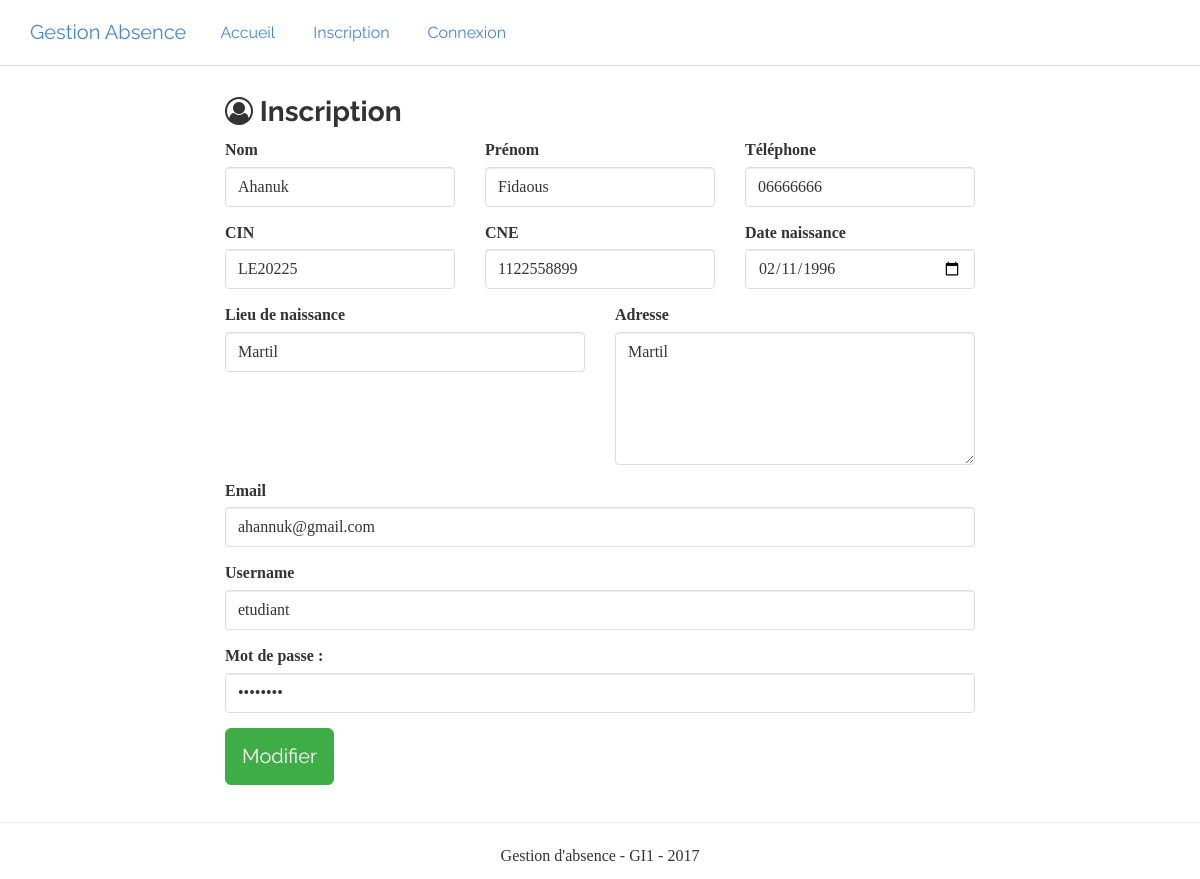
Before: /modifier_etudiant.php?id=1 with the older database file.
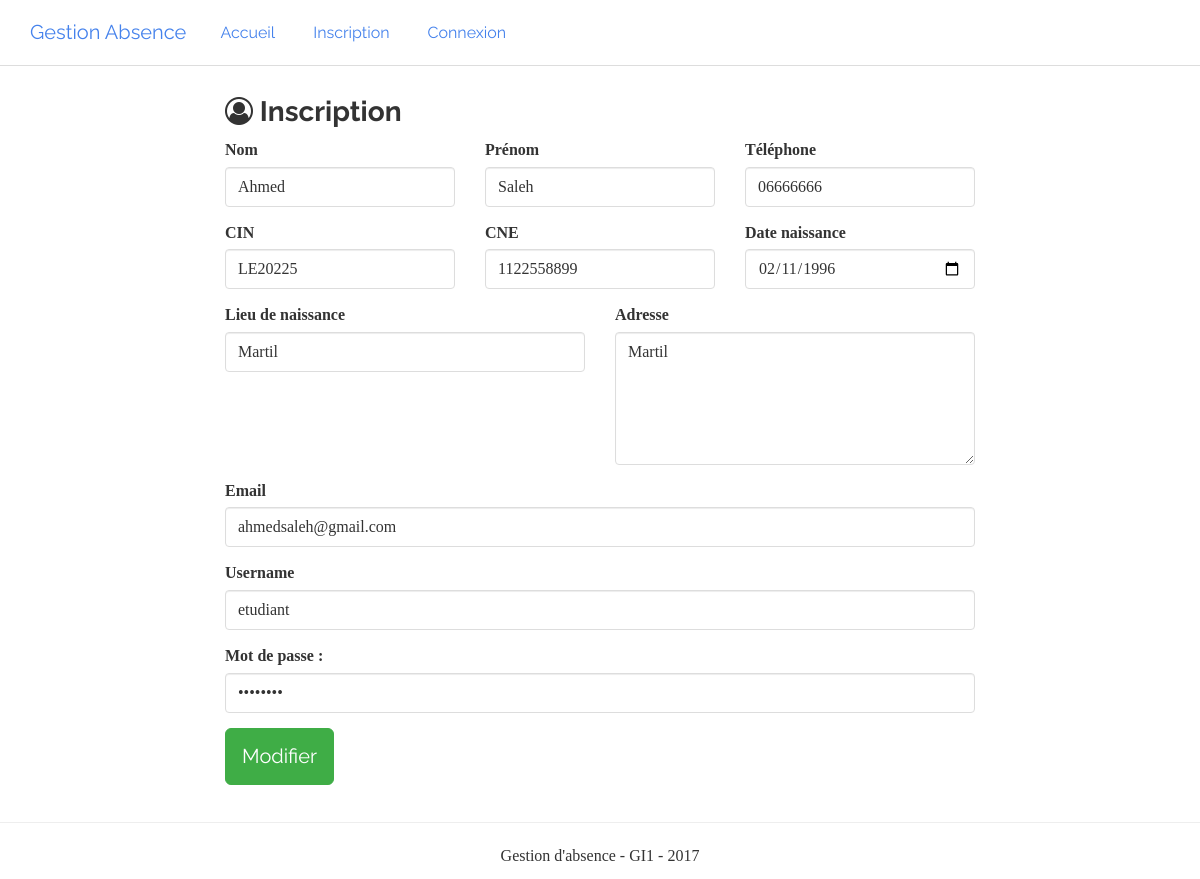
After: the same page with the newer database file.
### tables this page shows
CREATE TABLE IF NOT EXISTS `etudiant` (
  `id` int(11) NOT NULL AUTO_INCREMENT,
  `id_user` int(11) NOT NULL,
  `cin` varchar(255) NOT NULL,
  `nom` varchar(255) NOT NULL,
  `cne` varchar(255) NOT NULL,
  `prenom` varchar(255) NOT NULL,
  `date_naissance` date NOT NULL,
  `adresse` text NOT NULL,
  `lieu_naissance` varchar(255) NOT NULL,
  `telephone` varchar(255) NOT NULL,
  `email` varchar(255) NOT NULL,
  PRIMARY KEY (`id`),
  KEY `id_user` (`id_user`)
);

CREATE TABLE IF NOT EXISTS `utilisateur` (
  `id` int(11) NOT NULL AUTO_INCREMENT,
  `login` varchar(255) NOT NULL,
  `password` varchar(255) NOT NULL,
  `type` varchar(255) DEFAULT 'etudiant',
  PRIMARY KEY (`id`)
);

### files/functions.php (called while the page is built, shortened)
<?php
function database()
{
    $host = "127.0.0.1";
    $username = "root";
    $password = "";
    $database = "gab";
    $db = new PDO("mysql:host=" . $host . ";dbname=" . $database, $username, $password,
        array(
            PDO::MYSQL_ATTR_INIT_COMMAND => 'SET NAMES UTF8',
            PDO::ATTR_ERRMODE => PDO::ERRMODE_SILENT
        )
    );
    return $db;
}
function getEtudiantToModify($id)
{
    $db = database();
    $student = "";
    $sttm = $db->prepare("SELECT etudiant.*, utilisateur.login, utilisateur.password
            FROM etudiant
            INNER JOIN utilisateur
            ON etudiant.id_user=utilisateur.id
            WHERE etudiant.id = :id;");
    $sttm->bindParam(':id', $id);
    if ($sttm->execute()) {
        $student = $sttm->fetch(PDO::FETCH_ASSOC);
        return $student;
    }
    return $student;
}

### modifier_etudiant.php (the view, shortened to what the changed rows need)
<?php
    require_once "header.php";
    $etudiant = getEtudiantToModify($_GET["id"]);
?>
    <div class="container" >
        <div class="row">
            <div class="col-lg-8 col-lg-offset-2">
                <form action="modifier_etudiant.php" method="POST" autocomplete="off" >
                    <div class="row">
                        <div class="col-md-4">
                            <div class="form-group">
                                <label for="">Nom</label>
                                <input type="text" value="<?=$etudiant["nom"] ?>" name="nom" class="form-control" placeholder="Nom">
                            </div>
                        </div>
                        <div class="col-md-4">
                            <div class="form-group">
                                <label for="">Prénom</label>
                                <input type="text" value="<?=$etudiant["prenom"] ?>" name="prenom" class="form-control" placeholder="Prénom">
                            </div>
                        </div>
                        <div class="col-md-4">
                            <div class="form-group">
                                <label for="">Téléphone</label>
                                <input type="text" value="<?=$etudiant["telephone"] ?>" name="telephone" class="form-control" placeholder="Téléphone">
                            </div>
                        </div>
                    </div>
                    <div class="row student">
                        <div class="col-md-4">
                            <div class="form-group">
                                <label for="">CIN</label>
                                <input type="text" value="<?=$etudiant["cin"] ?>" name="cin" class="form-control" placeholder="CIN">
                            </div>
                        </div>
                        <div class="col-md-4">
                            <div class="form-group">
                                <label for="">CNE</label>
                                <input type="text" value="<?=$etudiant["cne"] ?>" name="cne" class="form-control" placeholder="CNE">
                            </div>
                        </div>
                        <div class="col-md-4">
                            <div class="form-group">
                                <label for="">Date naissance</label>
                                <input type="date" value="<?=$etudiant["date_naissance"] ?>" name="date_naissance" class="form-control" placeholder="Date naissance">
                            </div>
                        </div>
                    </div>
                    <div class="row student">
                        <div class="col-md-6">
                            <div class="form-group">
                                <label for="">Lieu de naissance</label>
                                <input type="text" class="form-control" value="<?=$etudiant["lieu_naissance"] ?>"
                                placeholder="Lieu de naissance" name="lieu_naissance" >
                            </div>
                        </div>
                        <div class="col-md-6">
                            <div class="form-group">
                                <label for="">Adresse</label>
                                <textarea name="adresse" class="form-control" placeholder="Adresse" id="" cols="30" rows="5"><?=$etudiant["adresse"] ?></textarea>
                            </div>
                        </div>
                    </div>
                    <div class="form-group">
                        <label for="">Email</label>
                        <input type="email" value="<?=$etudiant["email"] ?>" class="form-control" name="email" placeholder="Email" >
                    </div>
                    <div class="form-group">
                        <label for="">Username</label>
                        <input type="text" value="<?=$etudiant["login"] ?>" name="username" class="form-control" placeholder="Username" >
                    </div>
                    <div class="form-group">
                        <label for="">Mot de passe : </label>
                        <input type="password" value="<?=$etudiant["password"] ?>" class="form-control" name="password" placeholder="Mot de passe" >
                    </div>
                </form>
            </div>
        </div>
    </div>
<?php require_once "footer.php" ?>

Changed rows visible on the page:
changed etudiant "LE20225": nom "Ahanuk" → "Ahmed"; prenom "Fidaous" → "Saleh"; email "ahannuk@gmail.com" → "ahmedsaleh@gmail.com"
